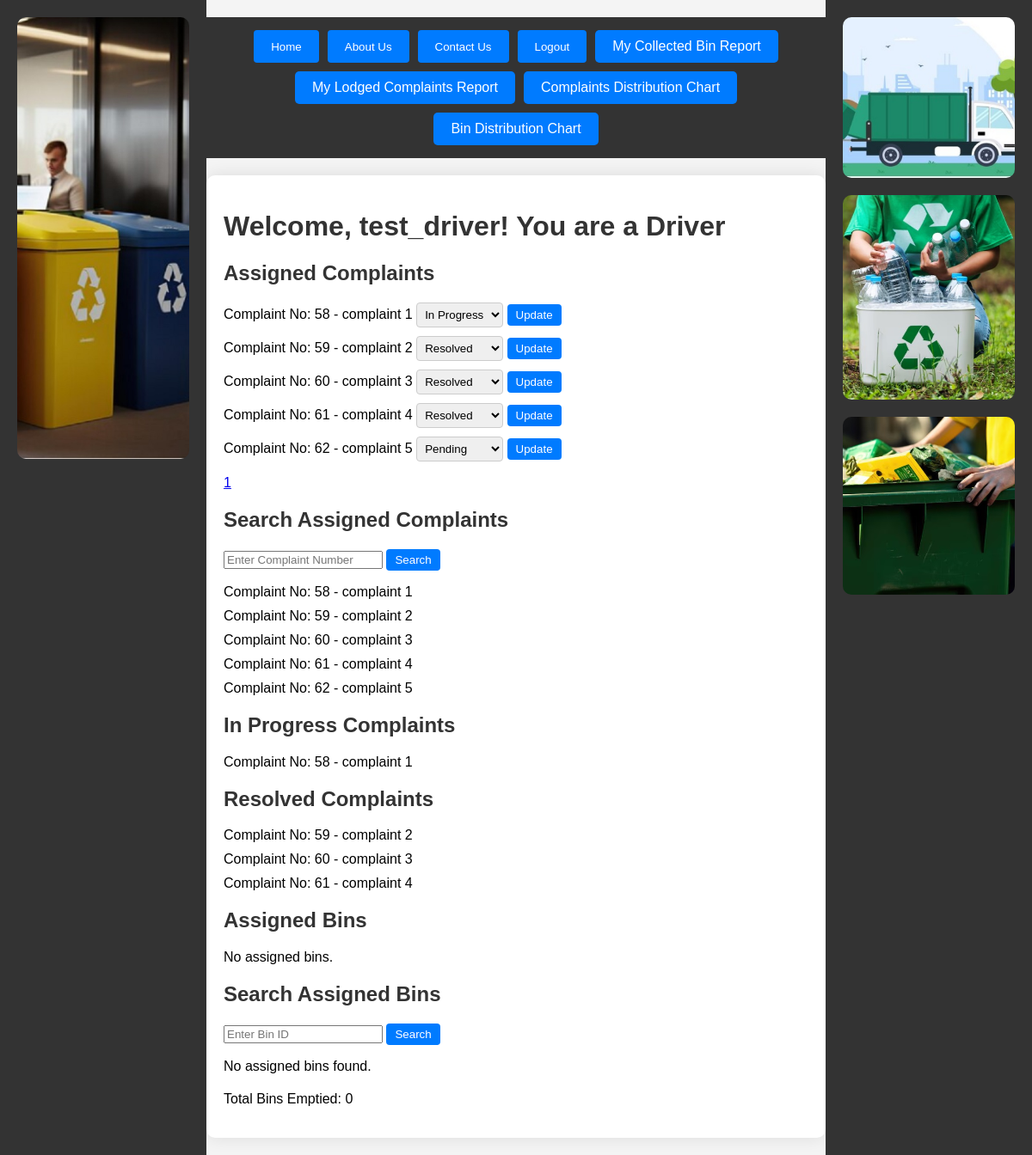
The page /driver-dashboard/ (signed in) on the database as committed earlier.
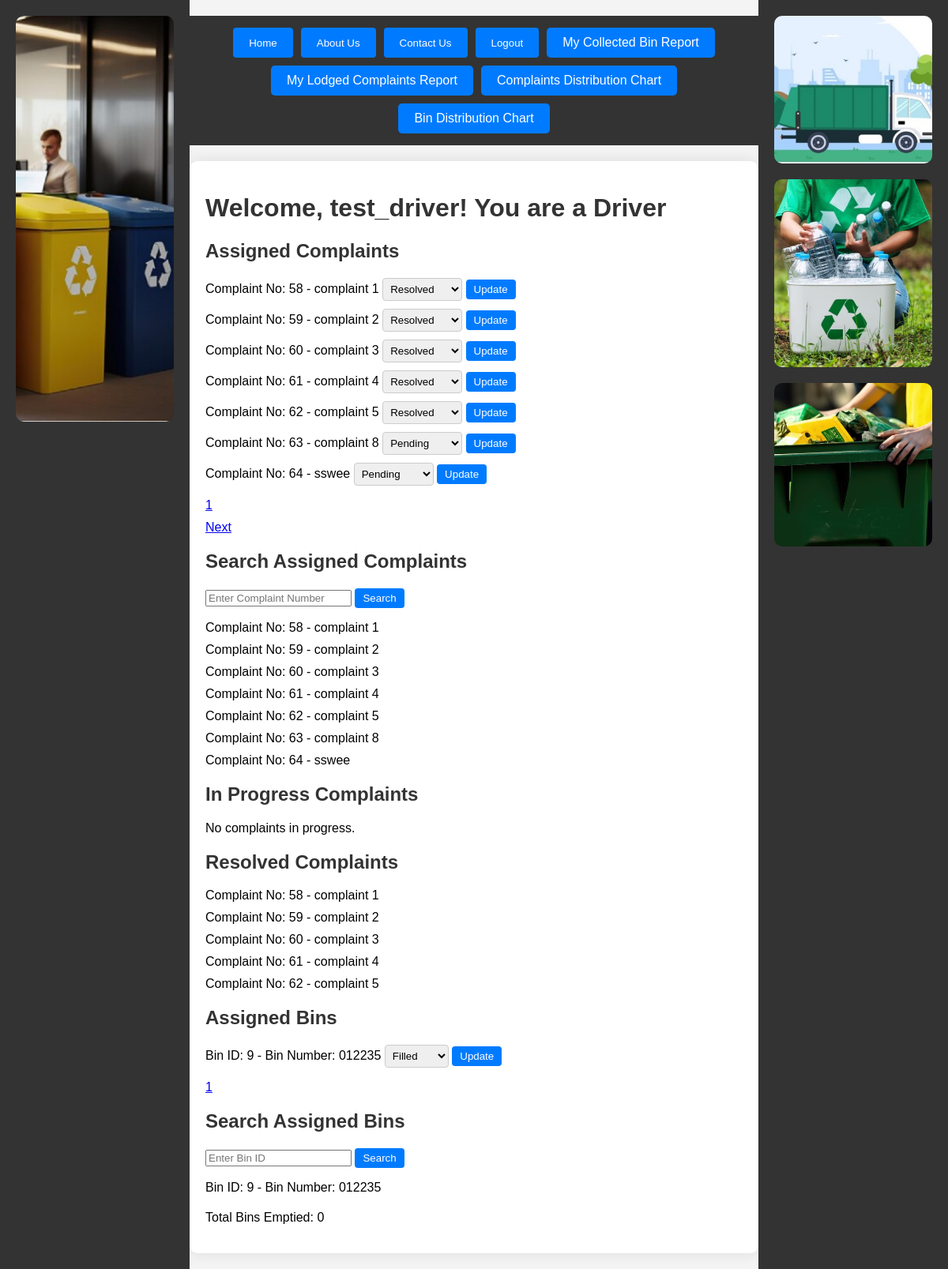
The same page on the database as committed later.
### bincol_pro/models.py (models this page shows, shortened)
class Complaint(models.Model):
    STATUS_CHOICES = (
        ('Pending', 'Pending'),
        ('Resolved', 'Resolved'),
        ('Rejected', 'Rejected'),
        ('In Progress', 'In Progress'),
    )
    user = models.ForeignKey(User, on_delete=models.CASCADE)
    number = models.AutoField(primary_key=True)
    subject = models.CharField(max_length=100)
    description = models.TextField()
    status = models.CharField(max_length=20, choices=STATUS_CHOICES, default='Pending')
    assigned_to = models.ForeignKey(User, related_name='assigned_complaints', on_delete=models.SET_NULL, blank=True, null=True)
    created_at = models.DateTimeField(auto_now_add=True)

class Bin(models.Model):
    LOCATION_CHOICES = (
        ('NSW', 'New South Wales'),
        ('VIC', 'Victoria'),
        ('QLD', 'Queensland'),
    )
    CAPACITY_CHOICES = (
        (100, '100 litres'),
        (200, '200 litres'),
        (300, '300 litres'),
    )
    STATUS_CHOICES = (
        ('Emptied', 'Emptied'),
        ('Filled', 'Filled'),
    )
    bin_number = models.CharField(max_length=100, unique=True)
    location = models.CharField(max_length=3, choices=LOCATION_CHOICES)
    capacity = models.IntegerField(choices=CAPACITY_CHOICES)
    status = models.CharField(max_length=20, choices=STATUS_CHOICES, default='Filled')
    assigned_driver = models.ForeignKey(User, null=True, blank=True, on_delete=models.SET_NULL)
    created_at = models.DateTimeField(default=timezone.now)

### bincol_pro/views.py (the view, shortened to what this page needs)
# urls.py: path('driver-dashboard/', views.driver_dashboard, name='driver_dashboard'),
@login_required
def driver_dashboard(request):
    if request.user.groups.filter(name='Drivers').exists():
        assigned_complaints = Complaint.objects.filter(assigned_to=request.user)
        in_progress_complaints = Complaint.objects.filter(status='In Progress', assigned_to=request.user)
        resolved_complaints = Complaint.objects.filter(status='Resolved', assigned_to=request.user)
        new_complaints = Complaint.objects.filter(status='Pending', assigned_to=request.user)
        assigned_bins = Bin.objects.filter(assigned_driver=request.user)
        total_bins_emptied = Bin.objects.filter(assigned_driver=request.user, status='Emptied').count()
        bin_page_number = request.GET.get('bin_page')
        bin_paginator = Paginator(assigned_bins, 5)  # Show 5 bins per page
        assigned_bins_page = bin_paginator.get_page(bin_page_number)
        complaint_page_number = request.GET.get('complaint_page')
        complaint_paginator = Paginator(assigned_complaints, 5)  # Show 5 complaints per page
        assigned_complaints_page = complaint_paginator.get_page(complaint_page_number)
        bin_id_query = request.GET.get('bin_id')
        complaint_number_query = request.GET.get('complaint_number')
        if bin_id_query:
            assigned_bins = assigned_bins.filter(bin_number__icontains=bin_id_query)
        if complaint_number_query:
            assigned_complaints = assigned_complaints.filter(number=complaint_number_query)
        return render(request, 'driver_dashboard.html', {
            'assigned_complaints_page': assigned_complaints_page,
            'new_complaints': new_complaints,
            'assigned_complaints': assigned_complaints,
            'in_progress_complaints': in_progress_complaints,
            'resolved_complaints': resolved_complaints,
            'assigned_bins_page': assigned_bins_page,
            'assigned_bins': assigned_bins,
            'total_bins_emptied': total_bins_emptied,
            'username': request.user.username,
            'updated_bin_status': new_bin_status if 'new_status' in locals() else None,
            'updated_complaint_status': new_complaint_status if 'new_status' in locals() else None
        })
    else:
        messages.error(request, "Access Denied: You are not authorized as a driver")
        return redirect('dashboard')  # Redirect to home or any other page

### bincol_pro/templates/driver_dashboard.html (shortened to what the changed rows need)
<!DOCTYPE html>
<html lang="en">
<head>
</head>
<body>
    <div class="content">
        <div class="container">
            <h1>Welcome, {{ username }}! You are a Driver</h1>
            <div class="section">
                <h2>Assigned Complaints</h2>
                {% if assigned_complaints %}
                <ul>
                    {% for complaint in assigned_complaints %}
                    <li>
                        Complaint No: {{ complaint.number }} - {{ complaint.subject }}
                        <form method="post">
                            <select name="new_status">
                                <option value="Pending" {% if complaint.status == 'Pending' %} selected {% endif %}>Pending</option>
                                <option value="In Progress" {% if complaint.status == 'In Progress' %} selected {% endif %}>In Progress</option>
                                <option value="Resolved" {% if complaint.status == 'Resolved' %} selected {% endif %}>Resolved</option>
                            </select>
                            <button type="submit">Update</button>
                        </form>
                    </li>
                    {% endfor %}
                </ul>
                <nav aria-label="Complaint Navigation">
                    <ul class="pagination">
                        {% if assigned_complaints_page.has_next %}
                        <li class="page-item"><a class="page-link" href="?complaint_page={{ assigned_complaints_page.next_page_number }}">Next</a></li>
                        {% endif %}
                    </ul>
                </nav>
                <div class="section">
                    <h2>Search Assigned Complaints</h2>
                    {% if assigned_complaints %}
                    <ul>
                        {% for complaint in assigned_complaints %}
                        <li>Complaint No: {{ complaint.number }} - {{ complaint.subject }}</li>
                        {% endfor %}
                    </ul>
                    {% else %}
                    <p>No assigned complaints found.</p>
                    {% endif %}
                </div>
                {% else %}
                <p>No assigned complaints.</p>
                {% endif %}
            </div>
            <div class="section">
                <h2>In Progress Complaints</h2>
                {% if in_progress_complaints %}
                <ul>
                    {% for complaint in in_progress_complaints %}
                    <li>Complaint No: {{ complaint.number }} - {{ complaint.subject }}</li>
                    {% endfor %}
                </ul>
                {% else %}
                <p>No complaints in progress.</p>
                {% endif %}
            </div>
            <div class="section">
                <h2>Resolved Complaints</h2>
                {% if resolved_complaints %}
                <ul>
                    {% for complaint in resolved_complaints %}
                    <li>Complaint No: {{ complaint.number }} - {{ complaint.subject }}</li>
                    {% endfor %}
                </ul>
                {% else %}
                <p>No resolved complaints.</p>
                {% endif %}
            </div>
            <div class="section">
                <h2>Assigned Bins</h2>
                {% if assigned_bins %}
                <ul>
                    {% for bin in assigned_bins %}
                    <li>
                        Bin ID: {{ bin.id }} - Bin Number: {{ bin.bin_number }}
                        <form method="post">
                            <select name="new_status">
                                <option value="Filled" {% if bin.status == 'Filled' %} selected {% endif %}>Filled</option>
                            </select>
                            <button type="submit">Update</button>
                        </form>
                    </li>
                    {% endfor %}
                </ul>
                <nav aria-label="Bin Navigation">
                    <ul class="pagination">
                        {% for i in assigned_bins_page.paginator.page_range %}
                        <li class="page-item {% if assigned_bins_page.number == i %}active{% endif %}">
                            <a class="page-link" href="?bin_page={{ i }}">{{ i }}</a>
                        </li>
                        {% endfor %}
                    </ul>
                </nav>
                {% else %}
                <p>No assigned bins.</p>
                {% endif %}
                <div class="section">
                    <h2>Search Assigned Bins</h2>
                    <form method="GET">
                        <input type="text" name="bin_id" placeholder="Enter Bin ID">
                        <button type="submit">Search</button>
                    </form>
                    {% if assigned_bins %}
                    <ul>
                        {% for bin in assigned_bins %}
                        <li>Bin ID: {{ bin.id }} - Bin Number: {{ bin.bin_number }}</li>
                        {% endfor %}
                    </ul>
                    {% else %}
                    <p>No assigned bins found.</p>
                    {% endif %}
                </div>
            </div>
        </div>
    </div>
</body>
</html>

Rows that differ between the two databases and show on the page:
changed Complaint "complaint 1": new_status "In Progress" → "Resolved"; moves from the list under "In Progress Complaints" to the list under "Resolved Complaints"
now on one of the page's lists (row edited): Complaint: number "62", subject "complaint 5"
changed Complaint "complaint 5": new_status "Pending" → "Resolved"
added Complaint: number "63", subject "complaint 8", new_status "Pending"
added Complaint: number "64", subject "sswee", new_status "Pending"
added Bin: id "9", bin_number "012235", new_status "Filled"
Other text that changed with them:
text no longer shown: "No assigned bins. No assigned bins found."
text now shown: "Next No complaints in progress."
new list line: "1"
